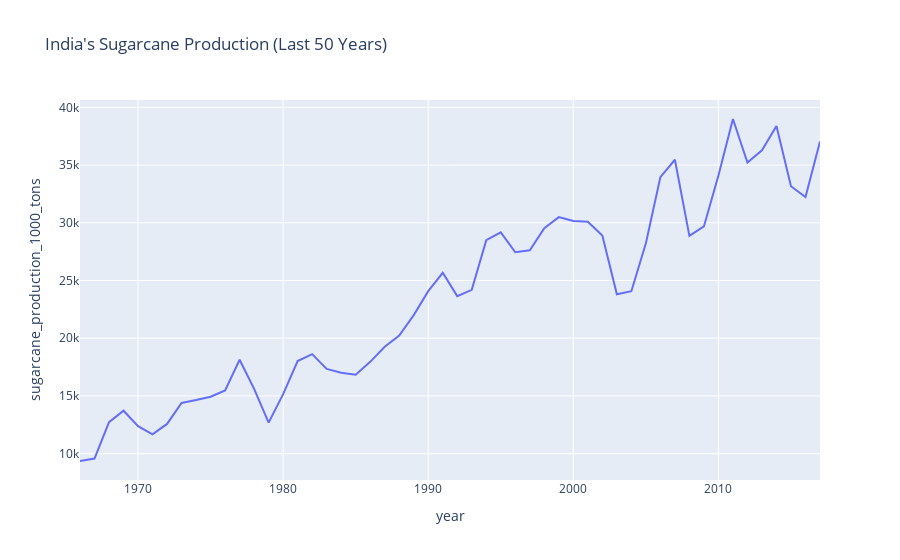

Notebook code for this chart:
### Code cell
# 6.India's Sugarcane Production Over Last 50 Years (Line Plot)
sugarcane_trend = df.groupby("year")["sugarcane_production_1000_tons"].sum().reset_index()
fig6 = px.line(sugarcane_trend, x="year", y="sugarcane_production_1000_tons", title="India's Sugarcane Production (Last 50 Years)")
fig6.show()

### Figure 1 — Plotly figure (JSON) as saved in the notebook; plotly's stock layout.template omitted (floating-point values rounded to 4 significant figures)
{"data": [{"hovertemplate": "year=%{x}<br>sugarcane_production_1000_tons=%{y}<extra></extra>", "legendgroup": "", "line": {"color": "#636efa", "dash": "solid"}, "marker": {"symbol": "circle"}, "mode": "lines", "name": "", "orientation": "v", "showlegend": false, "type": "scatter", "x": [1966, 1967, 1968, 1969, 1970, 1971, 1972, 1973, 1974, 1975, 1976, 1977, 1978, 1979, 1980, 1981, 1982, 1983, 1984, 1985, 1986, 1987, 1988, 1989, 1990, 1991, 1992, 1993, 1994, 1995, 1996, 1997, 1998, 1999, 2000, 2001, 2002, 2003, 2004, 2005, 2006, 2007, 2008, 2009, 2010, 2011, 2012, 2013, 2014, 2015, 2016, 2017], "xaxis": "x", "y": [9362.0, 9574.0, 12720.0, 13720.0, 12380.0, 11660.0, 12570.0, 14390.0, 14640.0, 14930.0, 15480.0, 18140.0, 15610.0, 12690.0, 15150.0, 18020.0, 18620.0, 17340.0, 17010.0, 16840.0, 17950.0, 19260.0, 20230.0, 22000.0, 24070.0, 25670.0, 23640.0, 24190.0, 28500.0, 29160.0, 27440.0, 27610.0, 29530.0, 30490.0, 30150.0, 30100.0, 28910.0, 23810.0, 24070.0, 28230.0, 33960.0, 35460.0, 28860.0, 29680.0, 34100.0, 38990.0, 35210.0, 36270.0, 38370.0, 33160.0, 32220.0, 37040.0], "yaxis": "y"}], "layout": {"legend": {"tracegroupgap": 0}, "title": {"text": "India's Sugarcane Production (Last 50 Years)"}, "xaxis": {"anchor": "y", "domain": [0, 1], "title": {"text": "year"}}, "yaxis": {"anchor": "x", "domain": [0, 1], "title": {"text": "sugarcane_production_1000_tons"}}}}
